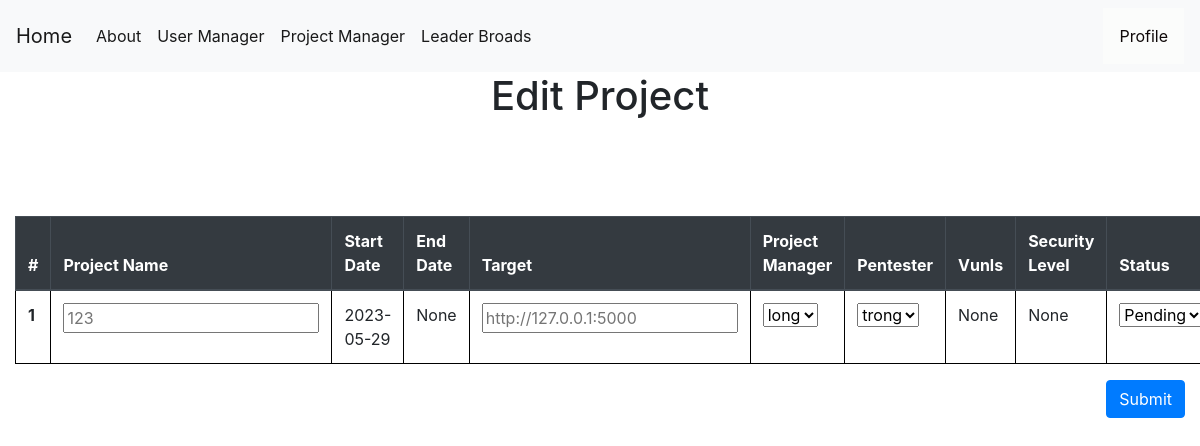
Page /editproject/3 (signed in) on the earlier database version.
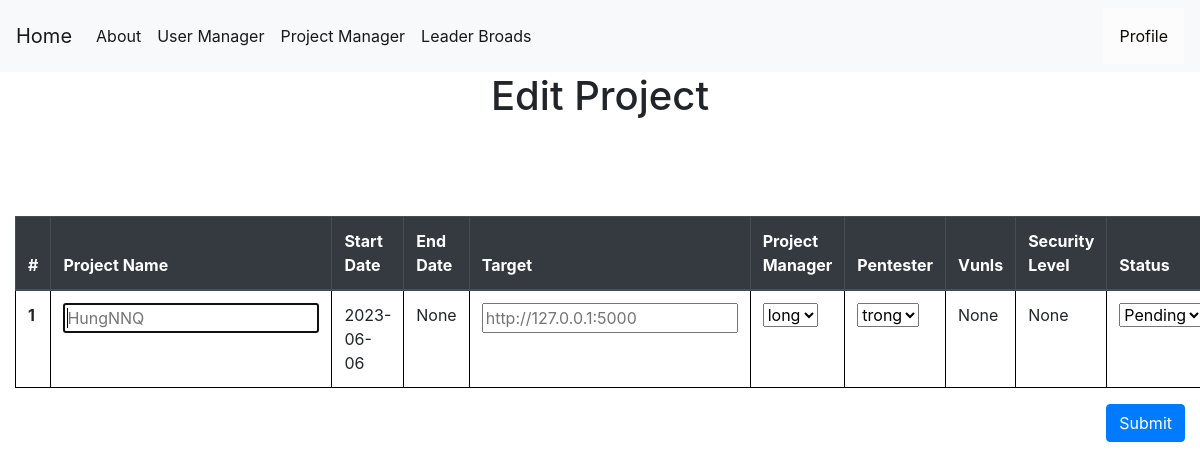
Same page on the later database version.
### tables this page shows
CREATE TABLE projects (
    projectid INTEGER PRIMARY KEY AUTOINCREMENT,
    projectname TEXT NOT NULL,
    startdate date NOT NULL,
    enddate date,
    vunls int,
    target text not null,
    securitylevel TEXT,
    manager TEXT ,
    pentester TEXT ,
    status TEXT NOT NULL,
    create_by INTEGER ,
    isspider INTEGER,
    isfuzzing INTEGER,
    login INTEGER NOT NULL,
    isconfig INTEGER NOT NULL DEFAULT 0,
    FOREIGN KEY (pentester) REFERENCES users(userid) ON DELETE CASCADE
    FOREIGN KEY (manager) REFERENCES users(userid) ON DELETE CASCADE
    FOREIGN KEY (create_by) REFERENCES users(userid) ON DELETE CASCADE
);

### app.py (the view, shortened to what this page needs)
@app.route('/editproject/<int:id>', methods=('GET', 'POST'))
def editproject(id):
    msg = ''
    if session["userid"] == None:
        return redirect(url_for('login'))
    currentuser = get_current_user()
    if currentuser["role"] == 'Pentester':
        return render_template('403.html',)
    conn = get_db_connection()
    projects = conn.execute('SELECT * FROM projects WHERE projectid = ?',(id,)).fetchall()
    project = conn.execute('SELECT * FROM projects WHERE projectid = ?',(id,)).fetchone()
    users = conn.execute('SELECT * FROM users').fetchall()
    return render_template('edit_project.html',currentuser=currentuser, projects=projects,users=users,msg=msg)

### app.py (called while the page is built)
def get_db_connection():
    conn = sqlite3.connect('database.db')
    conn.row_factory = sqlite3.Row
    return conn

def get_current_user():
    userid = session["userid"]
    conn = get_db_connection()
    user = conn.execute('SELECT * FROM users WHERE userid = ?',(userid,)).fetchone()
    conn.commit()
    conn.close()
    return user

### templates/edit_project.html (shortened to what this page needs)
{% extends 'base.html' %}
{% block content %}
    <center><h1>{% block title %} Edit Project  {% endblock %}</h1></center>
    <link rel= "stylesheet" type= "text/css" href= "{{ url_for('static',filename='css/showuser.css') }}">
  <form method="post">
    <table class="table" style="width:100%">
        <thead class="thead-dark" style="width:100%">
          <tr>
            <th width="5%" scope="col">#</th>
            <th width="10%" scope="col">Project Name</th>
            <th width="20%" scope="col">Start Date</th>
            <th width="20%" scope="col">End Date</th>
            <th scope="col">Target</th>
            <th scope="col">Project Manager</th>
            <th scope="col">Pentester</th>
            <th scope="col">Vunls</th>
            <th scope="col">Security Level</th>
            <th scope="col">Status</th>
          </tr>
        </thead>
        <tbody>
        {% for project in projects %}
          <tr>
            <th class="counterCell"></th>
            <th><input name="projectname" placeholder="{{project.projectname}}"autofocus="" /></br></th>
            <td>{{ project.startdate }}</td>
            <td>{{ project.enddate }}</td>
            <th><input name="target" placeholder="{{project.target}}"autofocus="" /></br></th>
            <td>
                <select name="manager" id="manager">
                {% for user in users %}
                {% if  user.role == 'Project Manager'%}
                <option value="{{user.username}}">{{user.username}}</option>
                {% endif %}
                {% endfor %}
              </select>
            </td>
            <td>
                <select name="pentester" id="pentester">
                  {% for user in users %}
                  {% if  user.role == 'Pentester'%}
                  <option value="{{user.username}}">{{user.username}}</option>
                  {% endif %}
                  {% endfor %}
              </select>
            </td>
            <td>{{ project.vunls }}</td>
            <td>{{ project.securitylevel }}</td>
            <td><select name="status" id="status">
              <option value="Pending">Pending</option>
            </select></td>
          </tr>
        {% endfor %}
        </tbody>
      </table>
      <div class="form-group">
        <button class="btn btn-primary" style="float: right;" role="button" aria-pressed="true" type="submit" class="btn btn-primary">Submit</button>
        </div>
  </form>
{% endblock %}

Differences in the rows shown:
changed projects "http://127.0.0.1:5000": projectname "123" → "HungNNQ"; startdate "2023-05-29" → "2023-06-06"
